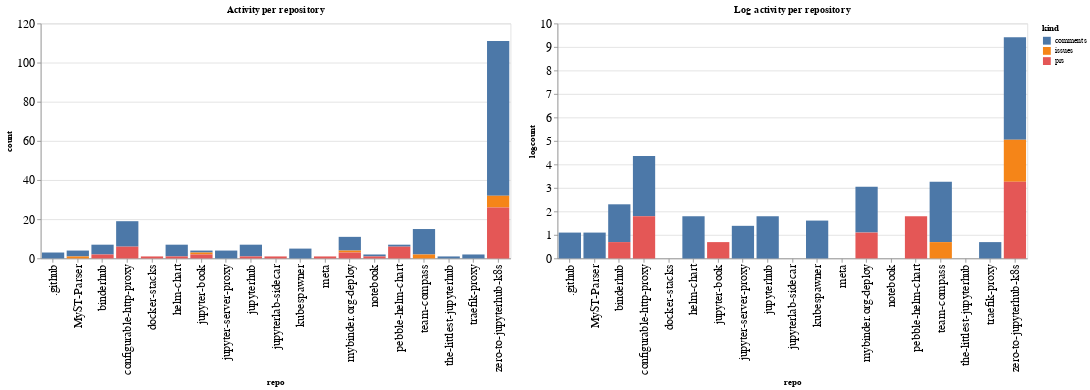

Here is the notebook cell this chart was saved with:
### Code cell
ch1 = alt.Chart(repo_summaries, width=600, title="Activity per repository").mark_bar().encode(
    x='repo',
    y='count',
    color='kind',
    tooltip="kind"
)

ch2 = alt.Chart(repo_summaries, width=600, title="Log activity per repository").mark_bar().encode(
    x='repo',
    y='logcount',
    color='kind',
    tooltip="kind"
)

ch1 | ch2

### Figure 1 — Vega-Lite specification as saved in the notebook (floating-point values rounded to 4 significant figures)
{"config": {"axisLeft": {"labelFontSize": 15}, "axisBottom": {"labelFontSize": 15}}, "hconcat": [{"mark": "bar", "encoding": {"color": {"type": "nominal", "field": "kind"}, "tooltip": {"type": "nominal", "field": "kind"}, "x": {"type": "nominal", "field": "repo"}, "y": {"type": "quantitative", "field": "count"}}, "title": "Activity per repository", "width": 600}, {"mark": "bar", "encoding": {"color": {"type": "nominal", "field": "kind"}, "tooltip": {"type": "nominal", "field": "kind"}, "x": {"type": "nominal", "field": "repo"}, "y": {"type": "quantitative", "field": "logcount"}}, "title": "Log activity per repository", "width": 600}], "data": {"name": "data-3d1403e5313e0ec6de04494823ef2de9"}, "$schema": "https://vega.github.io/schema/vega-lite/v4.8.1.json", "datasets": {"data-3d1403e5313e0ec6de04494823ef2de9": [{"repo": ".github", "kind": "comments", "count": 3, "logcount": 1.099}, {"repo": "MyST-Parser", "kind": "comments", "count": 3, "logcount": 1.099}, {"repo": "MyST-Parser", "kind": "issues", "count": 1, "logcount": 0.0}, {"repo": "binderhub", "kind": "comments", "count": 5, "logcount": 1.609}, {"repo": "binderhub", "kind": "prs", "count": 2, "logcount": 0.6931}, {"repo": "configurable-http-proxy", "kind": "comments", "count": 13, "logcount": 2.565}, {"repo": "configurable-http-proxy", "kind": "prs", "count": 6, "logcount": 1.792}, {"repo": "docker-stacks", "kind": "prs", "count": 1, "logcount": 0.0}, {"repo": "helm-chart", "kind": "comments", "count": 6, "logcount": 1.792}, {"repo": "helm-chart", "kind": "prs", "count": 1, "logcount": 0.0}, {"repo": "jupyter-book", "kind": "comments", "count": 1, "logcount": 0.0}, {"repo": "jupyter-book", "kind": "issues", "count": 1, "logcount": 0.0}, {"repo": "jupyter-book", "kind": "prs", "count": 2, "logcount": 0.6931}, {"repo": "jupyter-server-proxy", "kind": "comments", "count": 4, "logcount": 1.386}, {"repo": "jupyterhub", "kind": "comments", "count": 6, "logcount": 1.792}, {"repo": "jupyterhub", "kind": "prs", "count": 1, "logcount": 0.0}, {"repo": "jupyterlab-sidecar", "kind": "prs", "count": 1, "logcount": 0.0}, {"repo": "kubespawner", "kind": "comments", "count": 5, "logcount": 1.609}, {"repo": "meta", "kind": "prs", "count": 1, "logcount": 0.0}, {"repo": "mybinder.org-deploy", "kind": "comments", "count": 7, "logcount": 1.946}, {"repo": "mybinder.org-deploy", "kind": "issues", "count": 1, "logcount": 0.0}, {"repo": "mybinder.org-deploy", "kind": "prs", "count": 3, "logcount": 1.099}, {"repo": "notebook", "kind": "comments", "count": 1, "logcount": 0.0}, {"repo": "notebook", "kind": "prs", "count": 1, "logcount": 0.0}, {"repo": "pebble-helm-chart", "kind": "comments", "count": 1, "logcount": 0.0}, {"repo": "pebble-helm-chart", "kind": "prs", "count": 6, "logcount": 1.792}, {"repo": "team-compass", "kind": "comments", "count": 13, "logcount": 2.565}, {"repo": "team-compass", "kind": "issues", "count": 2, "logcount": 0.6931}, {"repo": "the-littlest-jupyterhub", "kind": "comments", "count": 1, "logcount": 0.0}, {"repo": "traefik-proxy", "kind": "comments", "count": 2, "logcount": 0.6931}, {"repo": "zero-to-jupyterhub-k8s", "kind": "comments", "count": 79, "logcount": 4.369}, {"repo": "zero-to-jupyterhub-k8s", "kind": "issues", "count": 6, "logcount": 1.792}, {"repo": "zero-to-jupyterhub-k8s", "kind": "prs", "count": 26, "logcount": 3.258}]}}
